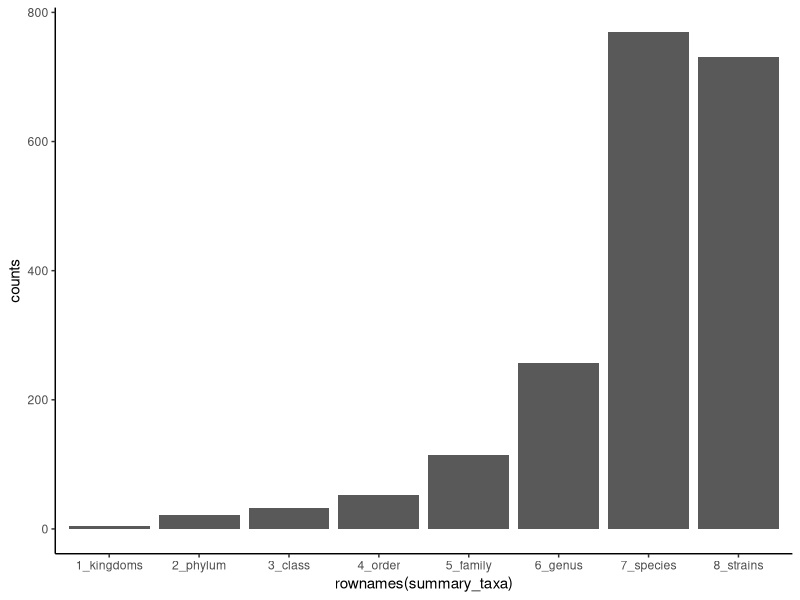
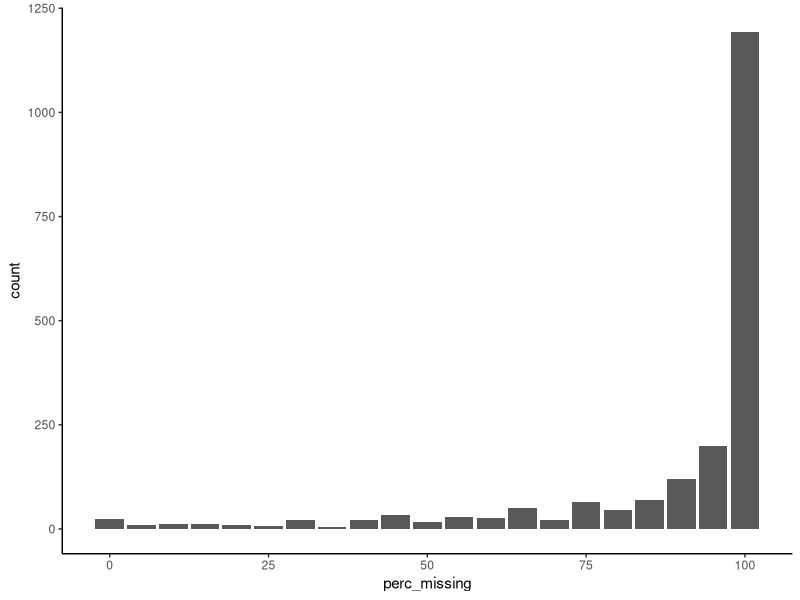
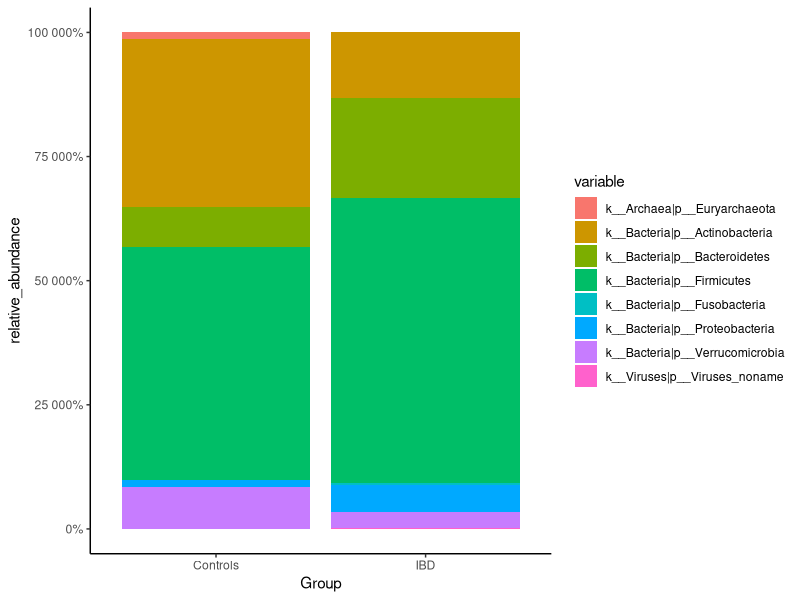
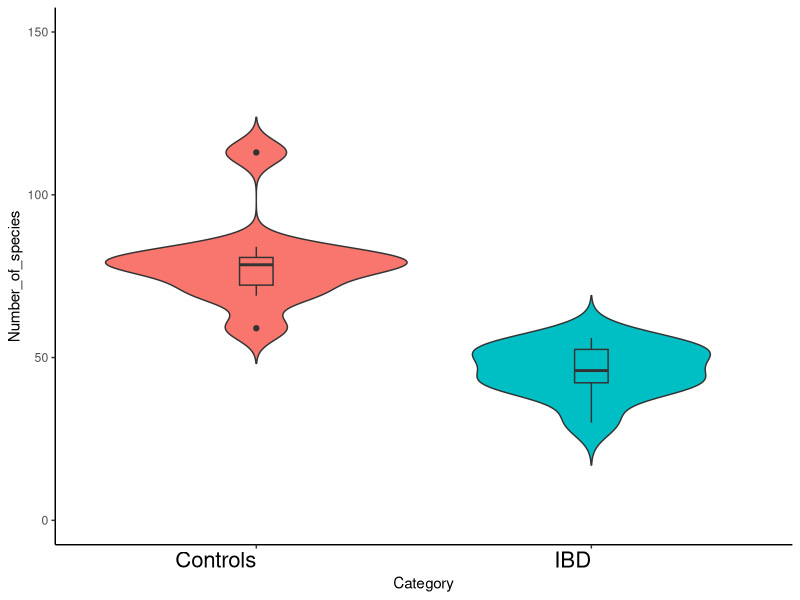
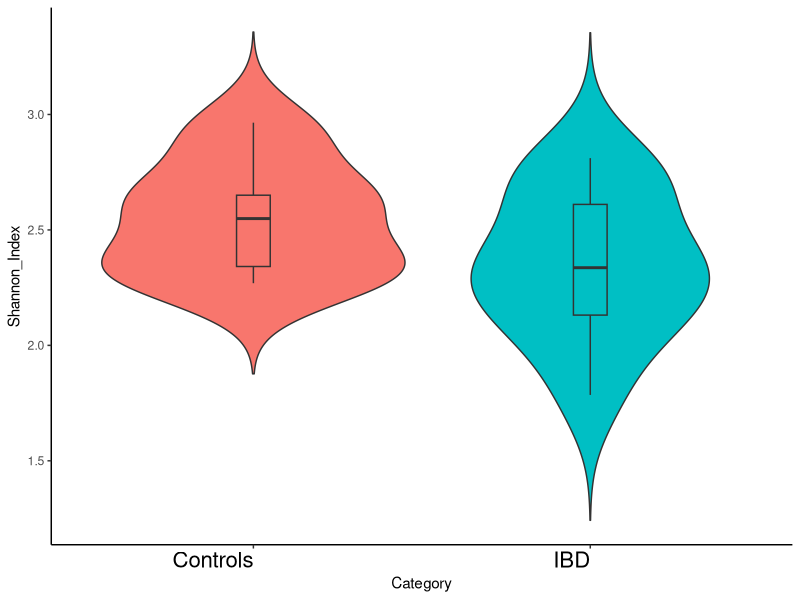
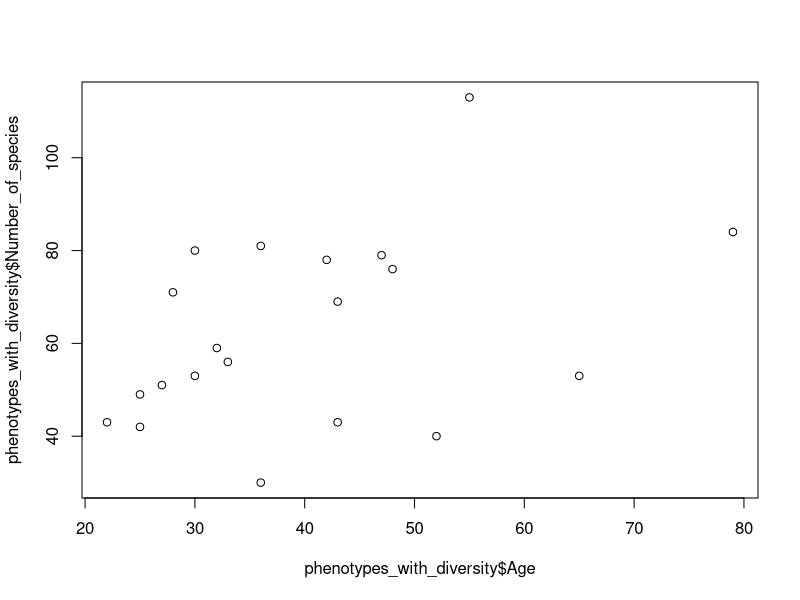
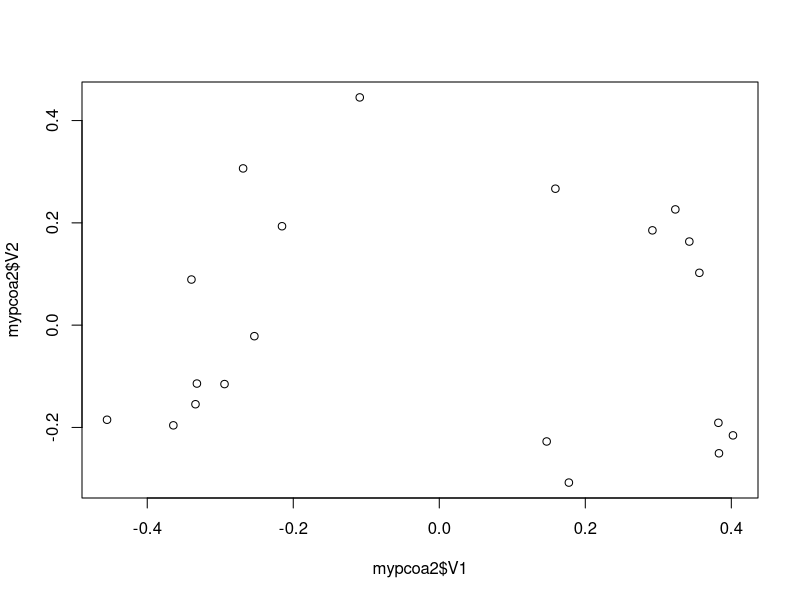
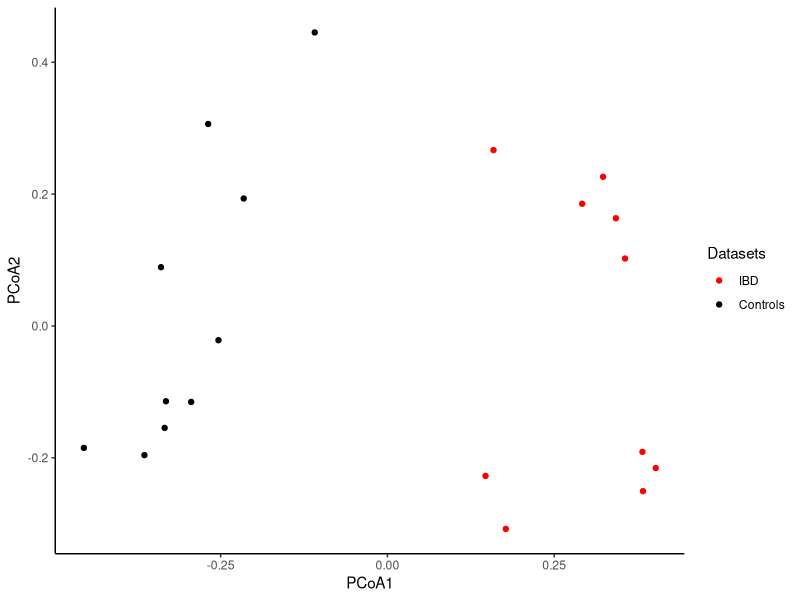

Generate these figures, in order, with R:
setwd("~/Desktop/Course/")
library (ggplot2)
library(scales)
library(reshape2)
library (vegan)
library(foreach)
#Upload data
bacteria=read.table("./Microbiome.txt", sep="\t", header=T, row.names = 1)
phenotypes= read.table("./Phenotypes.txt", sep="\t", header=T, row.names = 1)
# Trick to check the data: Samples in columns, taxonomy in rows 
head (row.names(bacteria))
head (colnames(bacteria))
dim (bacteria)
# Set variables to zero
kingdoms=0
phylum=0
class=0
order=0
family=0
genus=0
species=0
strains=0
# List all rownames
taxas = rownames(bacteria)
# Get first 5
mini=head(taxas)
# Split pipes 
strsplit(mini, "\\|")
# Count different levels. 
for (i in taxas){
  if (length (unlist(strsplit(i, "\\|"))) == 1){
    kingdoms=kingdoms +1
  }else if (length (unlist(strsplit(i, "\\|"))) == 2) {
    phylum=phylum +1
  } else if (length (unlist(strsplit(i, "\\|"))) == 3) {
    class=class +1
  } else if (length (unlist(strsplit(i, "\\|"))) == 4) {
    order=order +1
  } else if (length (unlist(strsplit(i, "\\|"))) == 5) {
    family=family +1
  } else if (length (unlist(strsplit(i, "\\|"))) == 6) {
    genus=genus +1 
  } else if (length (unlist(strsplit(i, "\\|"))) == 7) {
    species=species +1
  } else if (length (unlist(strsplit(i, "\\|"))) == 8){
    strains=strains +1
  }
}
#Put results in a table
summary_taxa=as.data.frame(c(kingdoms,phylum,class,order,family,genus,species,strains), row.names = c("1_kingdoms","2_phylum","3_class","4_order","5_family","6_genus","7_species","8_strains"))
colnames(summary_taxa)="counts"
#Plot counts
ggplot(summary_taxa, aes(rownames(summary_taxa),counts)) + geom_bar(stat = "identity") +theme_classic()

##Traspose to calculate stats per columns 
transposed_bacteria=as.data.frame(t(bacteria))

##Let's calculate the mean values per the first taxa, in this case, Kingdom Archaea
mean(transposed_bacteria[,1])

## Check the number of non 0's values
sum (transposed_bacteria[,1]!=0)

my_results=matrix(ncol = 5, nrow=ncol(transposed_bacteria)) 
taxonomy_abundance <- function(taxonomy_table) {
  ##Function to calculate mean excluding 0 values
  nzmean <- function(a){
    mean(a[a!=0])
  }
  ##Function to calculate nº of 0
  zsum <- function(a){
    sum (a==0)
  }
  ##Function to calculate nº of non-0
  nsum <- function(a){
    sum (a!=0)
  }
  ## Loop for each column (taxonomy) in the taxonomy table
  for (i in 1:ncol(taxonomy_table)) {
    #Calculate mean for each column
    aa = mean(taxonomy_table[,i])
    #Calculate number of non-zeros (individuals)
    bb = nsum(taxonomy_table[,i])
    #Calculate mean without taking into account the 0
    cc = nzmean(taxonomy_table[,i])
    #Calculate number of zeros 
    dd = zsum(taxonomy_table[,i])
    ee= (dd/(dd+bb))*100
    my_results[i,1] = aa
    my_results[i,2] = bb
    my_results[i,3] = cc
    my_results[i,4] = dd
    my_results[i,5] = ee
  }
  return(my_results)
}
my_results=as.data.frame(taxonomy_abundance(transposed_bacteria))
rownames(my_results) = colnames(transposed_bacteria)
colnames(my_results) = c("Mean","N_of_non-0", "Non-0_Mean", "N_of_0", "perc_missing") 

# Plot percentage of missingness
ggplot(my_results, aes(perc_missing)) + geom_bar() +theme_classic()

my_results_filtered=my_results[my_results$perc_missing<90,]
list_to_keep=as.vector(row.names(my_results_filtered))
bacteria_2_keep=bacteria[list_to_keep,]
taxas = rownames(bacteria_2_keep)
#Filter 
list_species=list()
for (i in taxas){
  if (length (unlist(strsplit(i, "\\|"))) == 7){
    list_species=c( list_species,i)
  }
}
species_table=bacteria_2_keep[unlist(list_species), ]

list_phylum=list()
for (i in taxas){
  if (length (unlist(strsplit(i, "\\|"))) == 2){
    list_phylum=c( list_phylum,i)
  }
}
phyla_table=bacteria_2_keep[unlist(list_phylum), ]
#phyla_results=my_results[unlist(list_phylum), ]

phyla_pheno=merge(phenotypes, t(phyla_table), by="row.names")
phyla_pheno$Sex=NULL
phyla_pheno$PFReads=NULL
phyla_pheno$Age=NULL
phyla_pheno$BMI=NULL
phyla_pheno$Smoking=NULL
phyla_pheno$PPI=NULL
melt_phyla=melt(phyla_pheno)
ggplot(melt_phyla, aes(DiagnosisCurrent, as.numeric (value))) + geom_bar (aes(fill = variable), stat = "identity") + theme_classic() + xlab("Group") + ylab("relative_abundance")  + scale_y_continuous(labels = percent_format())

#Calculate Alpha-diversity Shannon index (go back to sp)

transposed_species=as.data.frame(t(species_table))
alpha_shannon <- as.data.frame(diversity(transposed_species, index="shannon"))
colnames(alpha_shannon)[1] <- "Shannon_Index"
num_sp=data.frame(SID=character(), Number_of_Species=integer(), stringsAsFactors=FALSE)
for (i in 1:nrow(transposed_species)) {
  num_sp[i,1]=rownames(transposed_species)[i]
  num_sp[i,2]=sum(transposed_species[i,]!=0)
}
num_sp=as.data.frame(num_sp)
row.names(num_sp)=num_sp$SID
colnames(num_sp)=c("SID","Number_of_species")
phenotypes_with_diversity=merge(phenotypes,num_sp, by="row.names")
rownames(phenotypes_with_diversity)=phenotypes_with_diversity$Row.names
phenotypes_with_diversity$Row.names=NULL

phenotypes_with_diversity=merge(phenotypes_with_diversity,alpha_shannon, by="row.names")
rownames(phenotypes_with_diversity)=phenotypes_with_diversity$Row.names
phenotypes_with_diversity$Row.names=NULL
phenotypes_with_diversity$SID=NULL

ggplot(phenotypes_with_diversity, aes(DiagnosisCurrent, as.numeric(Number_of_species), fill = DiagnosisCurrent)) + labs (y="Number_of_species", x="Category") + geom_violin(trim=FALSE) + geom_boxplot(width = 0.1) + theme_classic() + theme(legend.position="none") + theme(axis.text.x = element_text(hjust = 1, size=16,color="black")) + ylim(0,150)

ggplot(phenotypes_with_diversity, aes(DiagnosisCurrent, as.numeric(Shannon_Index), fill = DiagnosisCurrent)) + labs (y="Shannon_Index", x="Category") + geom_violin(trim=FALSE) + geom_boxplot(width = 0.1) + theme_classic() + theme(legend.position="none") + theme(axis.text.x = element_text(hjust = 1, size=16,color="black"))

wilcox.test(phenotypes_with_diversity$Number_of_species ~ phenotypes_with_diversity$DiagnosisCurrent)
wilcox.test(phenotypes_with_diversity$Shannon_Index ~ phenotypes_with_diversity$DiagnosisCurrent)

## Check correlation between phenotypes and bacterial divesity
cor.test (phenotypes_with_diversity$Age, phenotypes_with_diversity$Number_of_species)
plot (phenotypes_with_diversity$Age, phenotypes_with_diversity$Number_of_species)
## Are the results the same when we test the correlations per each cohort?
IBD=subset(phenotypes_with_diversity,phenotypes_with_diversity$DiagnosisCurrent=="IBD")
Controls=subset(phenotypes_with_diversity,phenotypes_with_diversity$DiagnosisCurrent=="Controls")
cor.test(IBD$Age, IBD$Number_of_species, method = "spearman")
#beta diversity

beta<- vegdist(transposed_species, method="bray")
mypcoa=cmdscale(beta, k = 5)
mypcoa2=as.data.frame(mypcoa)
plot(mypcoa2$V1,mypcoa2$V2)

phenotypes_with_diversity=merge(phenotypes_with_diversity,mypcoa2,by="row.names")
phenotypes_with_diversity$color="black"
phenotypes_with_diversity[  phenotypes_with_diversity$DiagnosisCurrent=="IBD",]$color <- "red"
ggplot (phenotypes_with_diversity, aes(V1, V2, geom="blank", colour=color)) + geom_point () + scale_color_identity ("Datasets", breaks=phenotypes_with_diversity$color, labels=phenotypes_with_diversity$DiagnosisCurrent, guide="legend") + theme_classic() + labs(x="PCoA1", y="PCoA2")

example_NMDS=metaMDS(transposed_species, k=2)
stressplot(example_NMDS)
plot(example_NMDS)
ordiplot(example_NMDS,type="n")
##orditorp(example_NMDS,display="species",col="red",air=0.01)
orditorp(example_NMDS,display="sites",cex=1.25,air=0.01)
ordihull(example_NMDS,groups=phenotypes_with_diversity$DiagnosisCurrent,draw="polygon",col="grey90",label=F)
fit <- envfit(example_NMDS, phenotypes , perm = 999) 
plot(example_NMDS)
plot(fit)

example_NMDS=metaMDS(t(phyla_table), k=2)
stressplot(example_NMDS)
plot(example_NMDS)
ordiplot(example_NMDS,type="n")
orditorp(example_NMDS,display="species",col="red",air=0.01)
orditorp(example_NMDS,display="sites",cex=1.25,air=0.01)
ordihull(example_NMDS,groups=phenotypes_with_diversity$DiagnosisCurrent,draw="polygon",col="grey90",label=F)

## Adonis (Diagnosis and Number of seq. reads p-value significant)
adon<-foreach(i=1:ncol(phenotypes),.combine=rbind)%do%{
    
         ad1<-adonis(beta ~ phenotypes[,i],permutations=999)
         ad1$aov.tab[1,]
     }
rownames(adon) = colnames(phenotypes)

## Maybe add cladogram? Ideas? 

## Explore the distribution of the rel. abundance random bacteria

# We see 1) Large number of zeros 2) No normally distributed data

hist(transposed_bacteria[,200], breaks=56)
hist(transposed_bacteria[,2], breaks=60)

#Info on data transformation 
#http://www.biostathandbook.com/transformation.html
#http://strata.uga.edu/8370/rtips/proportions.html

# First we devided values by 100 to adjust scale 0-1 

divided_sp=transposed_species/100
sp_transformed=asin(sqrt(divided_sp))

# Now we compare the relative abundance of some bugs between the 2 phenotypes

#Add phenotypes
pheno_and_sp=merge(phenotypes, sp_transformed, by="row.names")
rownames(pheno_and_sp)=pheno_and_sp$Row.names
pheno_and_sp$Row.names=NULL

#Check plot
ggplot(pheno_and_sp, aes(DiagnosisCurrent,pheno_and_sp$`k__Bacteria|p__Proteobacteria|c__Gammaproteobacteria|o__Enterobacteriales|f__Enterobacteriaceae|g__Escherichia|s__Escherichia_coli`, fill=DiagnosisCurrent)) +geom_boxplot(alpha=0.7) + theme_bw() + geom_jitter() 
ggplot(pheno_and_sp, aes(DiagnosisCurrent,pheno_and_sp$`k__Bacteria|p__Firmicutes|c__Clostridia|o__Clostridiales|f__Ruminococcaceae|g__Faecalibacterium|s__Faecalibacterium_prausnitzii`, fill=DiagnosisCurrent)) +geom_boxplot(alpha=0.7) + theme_bw() + geom_jitter()

#
